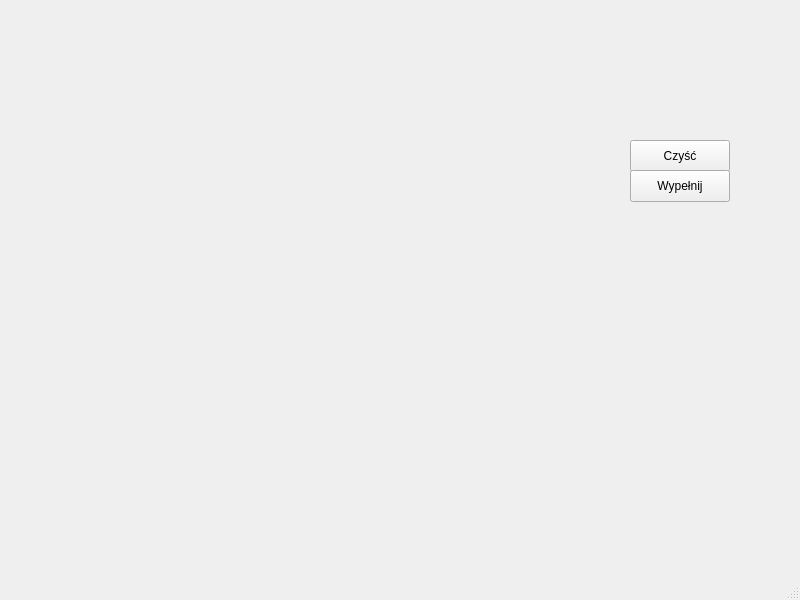
<?xml version="1.0" encoding="UTF-8"?>
<ui version="4.0">
 <class>MainWindow</class>
 <widget class="QMainWindow" name="MainWindow">
  <property name="geometry">
   <rect>
    <x>0</x>
    <y>0</y>
    <width>800</width>
    <height>600</height>
   </rect>
  </property>
  <property name="windowTitle">
   <string>Wypelnianie</string>
  </property>
  <widget class="QWidget" name="centralwidget">
   <widget class="Ekran" name="ekran" native="true">
    <property name="geometry">
     <rect>
      <x>10</x>
      <y>0</y>
      <width>541</width>
      <height>531</height>
     </rect>
    </property>
   </widget>
   <widget class="QPushButton" name="b_czysc">
    <property name="geometry">
     <rect>
      <x>630</x>
      <y>140</y>
      <width>100</width>
      <height>32</height>
     </rect>
    </property>
    <property name="text">
     <string>Czyść</string>
    </property>
   </widget>
   <widget class="QPushButton" name="b_wypelnij">
    <property name="geometry">
     <rect>
      <x>630</x>
      <y>170</y>
      <width>100</width>
      <height>32</height>
     </rect>
    </property>
    <property name="text">
     <string>Wypełnij</string>
    </property>
   </widget>
  </widget>
  <widget class="QMenuBar" name="menubar">
   <property name="geometry">
    <rect>
     <x>0</x>
     <y>0</y>
     <width>800</width>
     <height>24</height>
    </rect>
   </property>
  </widget>
  <widget class="QStatusBar" name="statusbar"/>
 </widget>
 <customwidgets>
  <customwidget>
   <class>Ekran</class>
   <extends>QWidget</extends>
   <header location="global">ekran.h</header>
   <container>1</container>
  </customwidget>
 </customwidgets>
 <resources/>
 <connections/>
</ui>
